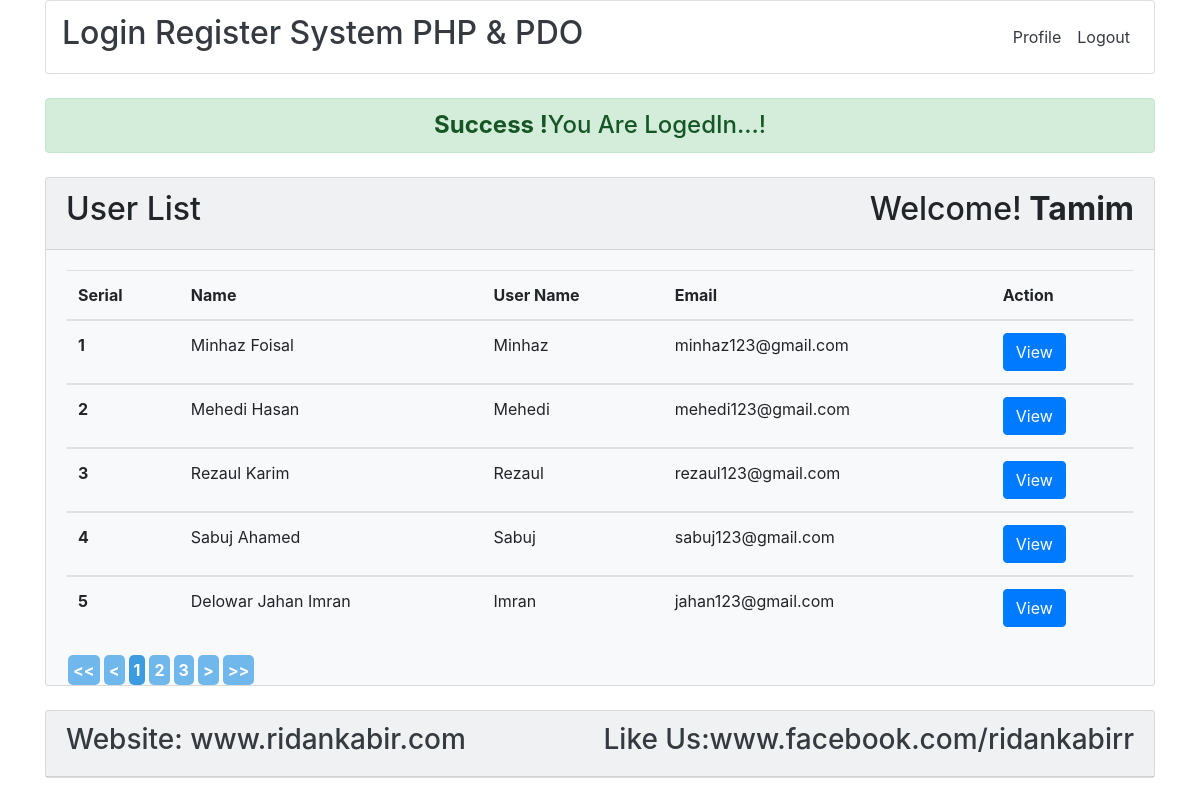
/index.php (signed in), run on the app's committed database.
### tables this page shows
CREATE TABLE `tbl_user` (
  `id` int(11) NOT NULL,
  `name` varchar(255) NOT NULL,
  `username` varchar(255) NOT NULL,
  `email` varchar(255) NOT NULL,
  `password` varchar(255) NOT NULL
);

### lib/Session.php (called while the page is built, shortened)
<?php
	class Session{
		public static function get($key){
			if (isset($_SESSION[$key])) {
				return $_SESSION[$key];
			}else{
				return false;
			}
		}
	}
?>

### lib/User.php (called while the page is built, shortened)
<?php
	include_once "Session.php";
	include "Database.php";
	class User{
		private $db;
		public function __construct(){
			$this->db = new Database();
		}
	public function getUserData(){
		$sql = "SELECT * FROM tbl_user ORDER BY id DESC";
		$query = $this->db->pdo->prepare($sql);
		$query->execute();
		$result = $query->fetchAll();
		return $result;
	}
	}
?>

### lib/Database.php (called while the page is built)
<?php
 class Database {
 	private $hostdb = "localhost";
 	private $userdb = "root";
 	private $passdb = "";
 	private $namedb = "db_log_reg";
 	public $pdo;
 	public function __construct(){
 		if (!isset($this->pdo)) {
 			try
 			{
 				$link = new PDO("mysql:host=".$this->hostdb.";dbname=".$this->namedb,$this->userdb,$this->passdb);
 				$link->setAttribute(PDO::ATTR_ERRMODE, PDO::ERRMODE_EXCEPTION);
 				$link->exec("SET CHARACTER SET utf8");
 				$this->pdo = $link;
 			}
 			catch(PDOException $e){
 				die("Failed to connect with Database ". $e->getMessage());
 			}
 		}
 	}
}
?>

### index.php (the view, shortened to what this page needs)
<?php
	include "lib/User.php";
	include "inc/header.php";
?>
		<section class="main">
			<div class="container">
				<div class="mt-md-4">
					<?php
						$loginMsg = Session::get("loginMsg");
						if (isset($loginMsg)) {
							echo $loginMsg;
						}
					?>
				</div>
				<div class="card bg-light my-md-4">
					<div class="card-header">
						<h2>User List<span class="float-right">Welcome!<strong>
						<?php
							$name = Session::get("username");
							if (isset($name)) {
								echo $name;
							}
						?>
						</strong></span></h2>
					</div>
					<div class="card-body pb-0">
						<table id="myTable" class="table">
						  <thead>
						    <tr>
						      <th scope="col">Serial</th>
						      <th scope="col">Name</th>
						      <th scope="col">User Name</th>
						      <th scope="col">Email</th>
						      <th scope="col">Action</th>
						    </tr>
						  </thead>
						  <?php
						  	$user = new User();
						  	$userData = $user->getUserData();
						  	if ($userData) {
						  		$i = 0;
						  		foreach ($userData as $sdata) {
						  			$i++;
						  	?>
						  <tbody>
						    <tr>
						      <th><?php echo $i; ?></th>
						      <td><?php echo $sdata['name']; ?></td>
						      <td><?php echo $sdata['username']; ?></td>
						      <td><?php echo $sdata['email']; ?></td>
						      <td>
						      	<a class="btn btn-primary" href="profile.php?id=<?php echo $sdata['id']; ?>">View</a>
						      </td>
						    </tr>
						  </tbody>
						<?php } }else{ ?>
							<tr>
								<td colspan="5"><h3 class="text-center text-danger">No User Data Found!</h3></td>
							</tr>
						<?php } ?>
						</table>
					</div>
				</div>
			</div>
		</section>
<?php
	include "inc/footer.php";
?>

### data on the page
tbl_user: name "Minhaz Foisal", username "Minhaz", email "minhaz123@gmail.com"
tbl_user: name "Mehedi Hasan", username "Mehedi", email "mehedi123@gmail.com"
tbl_user: name "Rezaul Karim", username "Rezaul", email "rezaul123@gmail.com"
tbl_user: name "Sabuj Ahamed", username "Sabuj", email "sabuj123@gmail.com"
tbl_user: name "Delowar Jahan Imran", username "Imran", email "jahan123@gmail.com"

### other printed values
$loginMsg "Success ! You Are LogedIn...!"
$name "Tamim"
